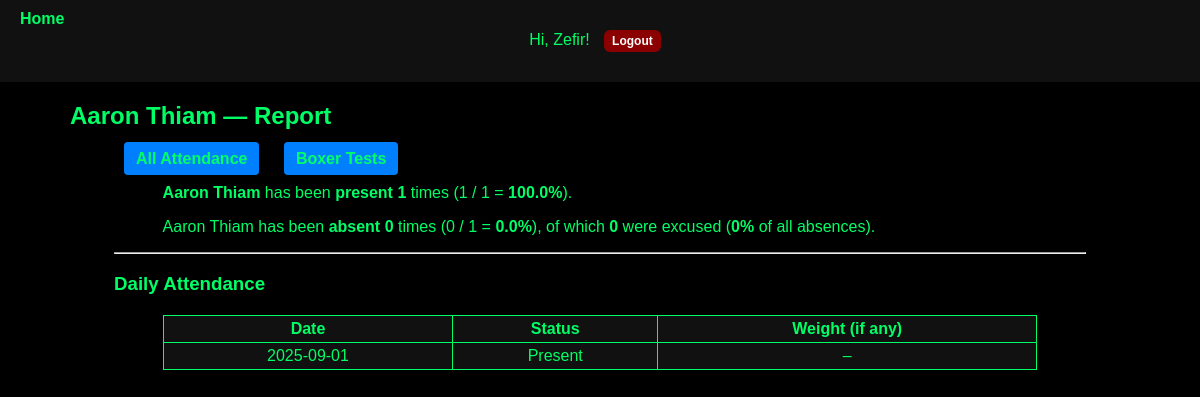
The page /boxer/51/report/ (signed in) on the database its author committed.
### BoxersPresenceApp/models.py (models this page shows, shortened)
class Boxer(models.Model):
    uuid = models.UUIDField(default=uuid4, editable=False, db_index=True)
    name = models.CharField(max_length=120)
    date_of_birth = models.DateField(blank=True, null=True)  # Birthday (optional)
    parent_name = models.CharField(max_length=120, blank=True, default="")  # NEW (optional)
    gym = models.ForeignKey(Gym, on_delete=models.PROTECT, related_name="boxers")
    coaches = models.ManyToManyField(settings.AUTH_USER_MODEL, blank=True, related_name="boxers")
    shared_with_gyms = models.ManyToManyField(Gym, blank=True, related_name="shared_boxers")

class Attendance(models.Model):
    boxer = models.ForeignKey(Boxer, on_delete=models.CASCADE, related_name="attendance")
    date = models.DateField(default=timezone.now)
    is_present = models.BooleanField(default=False)
    is_excused = models.BooleanField(default=False)
    class Meta:
        unique_together = ("boxer", "date")
        ordering = ["-date"]

### BoxersPresenceApp/views.py (the view)
# urls.py: path('boxer/<int:boxer_id>/report/', views.BoxerReportView.as_view(), name='boxer_report'),
class BoxerReportView(LoginRequiredMixin, DetailView):
    model = Boxer
    template_name = "boxers/boxer_report.html"
    context_object_name = "boxer"
    pk_url_kwarg = "boxer_id"
    def get_context_data(self, **kwargs):
        ctx = super().get_context_data(**kwargs)
        boxer = self.get_object()
        latest_weight_qs = (
            Weight.objects
            .filter(boxer=boxer, measured_at__date=OuterRef("date"))
            .order_by("-measured_at")
            .values("kg")[:1]
        )
        attendance_qs = (
            Attendance.objects
            .filter(boxer=boxer)
            .annotate(weight_kg=Subquery(latest_weight_qs))
            .order_by("date")
        )
        total = attendance_qs.count()
        present = attendance_qs.filter(is_present=True).count()
        excused = attendance_qs.filter(is_present=False, is_excused=True).count()
        absent_unexcused = attendance_qs.filter(is_present=False, is_excused=False).count()
        absent = excused + absent_unexcused
        present_pct = round((present / total) * 100, 1) if total else 0
        absent_pct = round((absent / total) * 100, 1) if total else 0
        excused_pct_of_abs = round((excused / absent) * 100, 1) if absent else 0
        excused_triplets = excused // 3
        score = present - absent_unexcused - excused_triplets
        ctx.update({
            "attendance": attendance_qs,
            "att_total": total,
            "att_present": present,
            "att_absent": absent,
            "att_excused": excused,
            "att_present_pct": present_pct,
            "att_absent_pct": absent_pct,
            "att_excused_pct_of_abs": excused_pct_of_abs,
            "att_excused_triplets": excused_triplets,
            "att_score": score,
        })
        return ctx

### BoxersPresenceApp/context_processors.py (called while the page is built)
def role_flags(request):
    is_parent = False
    if getattr(request, "user", None) and request.user.is_authenticated:
        try:
            request.user.parent_profile
            is_parent = True
        except ParentProfile.DoesNotExist:
            pass
    return {"is_parent": is_parent}

### templates/boxers/boxer_report.html
{% extends "base.html" %}
{% block content %}
<h2 class="page-title">{{ boxer.name }} — Report</h2>
<div class="content-container">
  <p>
    <a class="btn" href="{% url 'attendance_list' %}">All Attendance</a>
    {% if boxer.uuid %}
      <a class="btn" href="{% url 'boxer_tests' uuid=boxer.uuid %}">Boxer Tests</a>
    {% else %}
      <a class="btn" href="{% url 'boxer_tests_pk' pk=boxer.id %}">Boxer Tests</a>
    {% endif %}
  </p>
  {% if att_total %}
    <div class="content-container" style="margin-bottom:1rem;">
      <p>
        <strong>{{ boxer.name }}</strong> has been <strong>present {{ att_present }}</strong> times
        ({{ att_present }} / {{ att_total }} = <strong>{{ att_present_pct }}%</strong>).
      </p>
      <p>
        {{ boxer.name }} has been <strong>absent {{ att_absent }}</strong> times
        ({{ att_absent }} / {{ att_total }} = <strong>{{ att_absent_pct }}%</strong>),
        of which <strong>{{ att_excused }}</strong> were excused
        (<strong>{{ att_excused_pct_of_abs }}%</strong> of all absences).
      </p>
    </div>
  {% else %}
    <p><em>No attendance recorded yet for {{ boxer.name }}.</em></p>
  {% endif %}
  <hr>
  <h3>Daily Attendance</h3>
  {% if attendance %}
    <table>
      <thead>
        <tr><th>Date</th><th>Status</th><th>Weight (if any)</th></tr>
      </thead>
      <tbody>
        {% for a in attendance %}
          <tr>
            <td>{{ a.date|date:"Y-m-d" }}</td>
            <td>
              {% if a.is_present %}Present
              {% elif a.is_excused %}Excused
              {% else %}Absent
              {% endif %}
            </td>
            <td>
              {% if a.weight_kg %}{{ a.weight_kg }} kg{% else %}–{% endif %}
            </td>
          </tr>
        {% endfor %}
      </tbody>
    </table>
  {% else %}
    <p><em>No daily attendance for this boxer.</em></p>
  {% endif %}
</div>
{% endblock %}

### templates/base.html (shortened to what this page needs)
{% load static %}
<!doctype html>
<html>
<head>
  <link rel="stylesheet" href="{% static 'css/style.css' %}">
</head>
<body>
<header>
  <div>
    {% if user.is_authenticated %}
      Hi, {{ user.username }}!
      <form method="post" action="{% url 'logout' %}" style="display:inline;">
        {% if is_parent %}
          <a href="{% url 'parent_home' %}" class="home-top-left">Home</a>
        {% else %}
          <a href="{% url 'home' %}" class="home-top-left">Home</a>
        {% endif %}
        <button type="submit" class="btn logout-btn">Logout</button>
      </form>
    {% else %}
      <a href="{% url 'login' %}">Login</a>
    {% endif %}
  </div>
</header>
<div class="content-container">
  {% block content %}{% endblock %}
</div>
</body>
</html>

### BoxersPresenceApp/static/css/style.css (style rules this page uses)
.page-title { padding-left: 10px; }
.content-container { width: 90%; margin: 0 auto; }
body { font-family: Arial, sans-serif; background-color: #000; color: #00ff66; margin: 0; padding: 0; }
header { background-color: #111; padding: 20px; text-align: center; }
header a, header button { background: transparent; color: #00ff66; border: none; padding: 0; margin: 0 8px; display: inline-block; text-decoration: none; }
h2 { color: #00ff66; }
table { width: 90%; margin: 20px auto; border-collapse: collapse; background-color: #111; color: #00ff66; border: 1px solid #00ff66; }
th, td { padding: 10px; border: 1px solid #00ff66; text-align: center; }
.btn, button { color: #000; background-color: #0080ff; border: none; padding: 8px 12px; margin: 10px; cursor: pointer; text-decoration: none; font-weight: bold; border-radius: 4px; }
a:link, a:visited { color: #00ff66; }
table th, table td { padding: 4px; }

### templates/base.html (style rules this page uses)
.home-top-left { position: fixed; top: 10px; left: 12px; color: #fff; text-decoration: none; font-weight: 600; z-index: 1000; }
.logout-btn { background-color:#8B0000; color:#FFFFFF; font-size:12px; padding:4px 8px; border-radius:6px; }

### rows shown on the page
Boxer: name "Aaron Thiam"
Attendance: date "2025-09-01", is_present "Present"

### other values the page prints
{{ user.username }} "Zefir"
{{ att_present }} "1"
{{ att_total }} "1"
{{ att_present_pct }} "100.0"
{{ att_absent }} "0"
{{ att_absent_pct }} "0.0"
{{ att_excused }} "0"
{{ att_excused_pct_of_abs }} "0"
